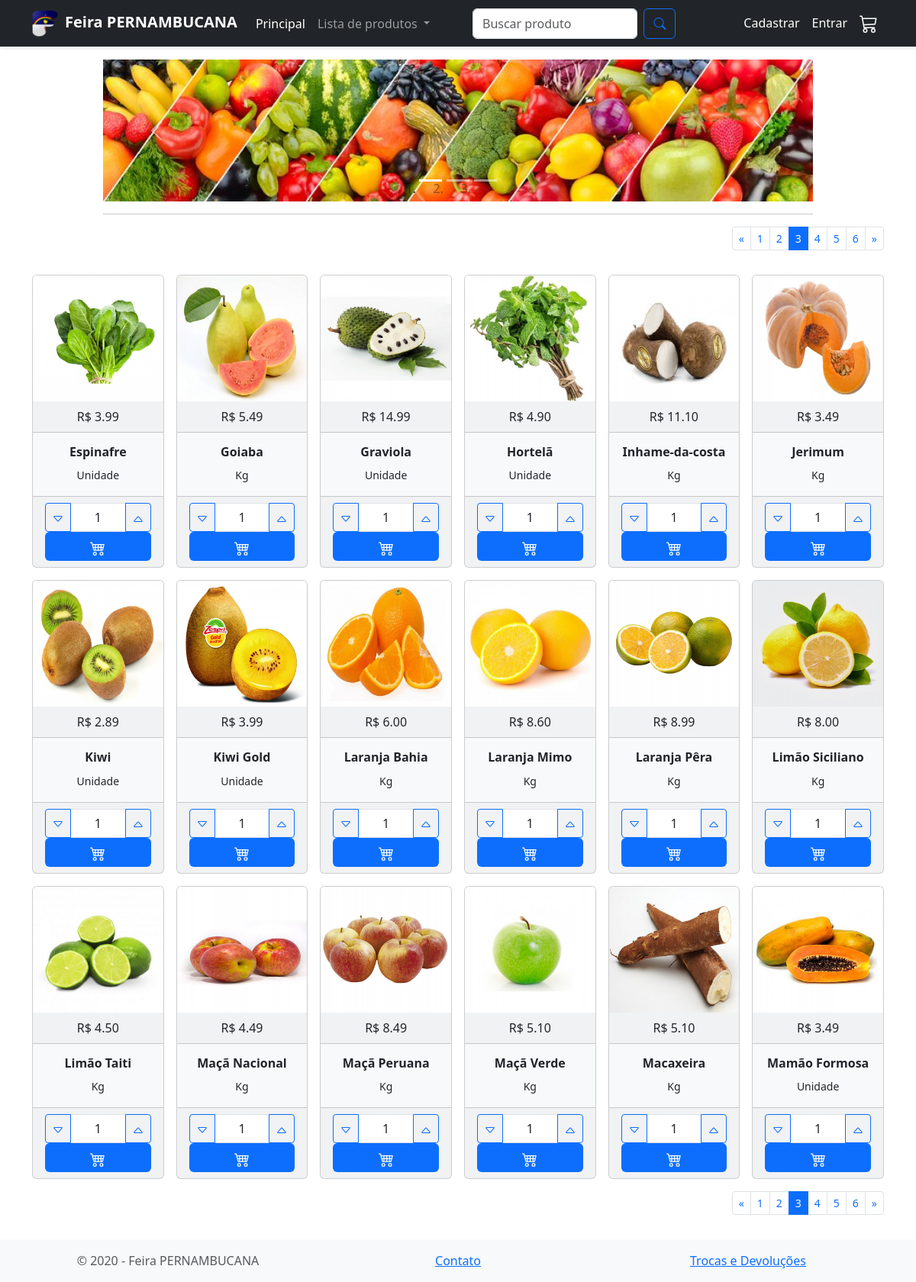
Screenshot of /index.php?pagina=2 with the database file from the repository.
### tables this page shows
CREATE TABLE `produto` (
  `produto_id` int(11) NOT NULL,
  `categoria` varchar(20) NOT NULL,
  `nome` varchar(200) NOT NULL,
  `detalhe` varchar(200) NOT NULL,
  `preco` decimal(10,2) NOT NULL,
  `foto` varchar(200) NOT NULL
);

### config/paginacao.php (called while the page is built, shortened)
<?php
$inicio_prod = intval($_GET['pagina']*18);
if (isset($_GET['categoria'])){
    $categoria = mysqli_real_escape_string($conexao,$_GET['categoria']);
    $query = "SELECT * FROM `produto` WHERE categoria = '$categoria' ORDER BY `produto`.`nome` ASC LIMIT $inicio_prod, 18";
    $total_produtos = $conexao->query("SELECT * FROM produto WHERE categoria = '$categoria'")->num_rows;
}else{
    if(isset($_GET['buscar'])){
        $buscar = mysqli_real_escape_string($conexao,$_GET['buscar']);
        $query = "SELECT * FROM `produto` WHERE `nome` LIKE '%$buscar%' ORDER BY `produto`.`nome` ASC  LIMIT $inicio_prod , 18";
        $total_produtos = $conexao->query("SELECT * FROM `produto` WHERE `nome` LIKE '%$buscar%' ORDER BY `produto`.`nome` ASC ")->num_rows;
        if ($total_produtos == 0){
            $total_produtos = 1;
        }
    }
    else{
        $query = "SELECT * FROM `produto` ORDER BY `produto`.`nome` ASC LIMIT $inicio_prod, 18";
        $total_produtos = $conexao->query("SELECT * FROM produto")->num_rows;
    }
}
$result = mysqli_query($conexao, $query);
$num_paginas = ceil($total_produtos/18);

### index.php (the view, shortened to what this page needs)
<?php
include_once('config/conexao.php');
include_once('config/paginacao.php');
?>
<!DOCTYPE html>
<html lang="ptbr">
<head>
  <link rel="stylesheet" href="node_modules/bootstrap/dist/css/bootstrap.css" />
  <link rel="stylesheet" type="text/css" href="//assets.locaweb.com.br/locastyle/2.0.6/stylesheets/locastyle.css">
  <link rel="stylesheet" href="https://cdn.jsdelivr.net/npm/bootstrap-icons@1.3.0/font/bootstrap-icons.css">
</head>
<body style="min-width: 372px ">
  <nav class="navbar navbar-expand navbar-dark bg-dark border-bottom shadow-sm mb-3 sticky-top">
    <div class="container">
      <a class="navbar-brand" href="index.php"><img src="img/pernambuco-alfabeto-f.png" alt="FeiraPERNAMBUCANA" width="35px" style="margin-right: 8px" /><strong>Feira PERNAMBUCANA </strong></a>
      <div class="navbar-collapse collapse">
        <ul class="navbar-nav flex-grow-1">
          <li class="nav-item">
            <a href="index.php" class="nav-link text-white">Principal</a>
          </li>
          <li class="nav-item dropdown">
            <a class="nav-link dropdown-toggle" href="#" id="navbarDarkDropdownMenuLink" role="button" data-bs-toggle="dropdown" aria-expanded="false">
              Lista de produtos
            </a>
          </li>
          <form action="" method="get" class="d-flex ms-lg-5 col-5">
            <input name="buscar" class="form-control me-2" type="search" placeholder="Buscar produto" aria-label="Search" />
            <button type="submit" class="btn btn-outline-primary "><i class="bi-search"></i>
            </button>
          </form>
        </ul>
        <div class="align-self-end">
          <ul class="navbar-nav">
            <?php if (isset($_SESSION['nome'])) { ?>
              <li class="nav-item dropdown">
                <a class="nav-link dropdown-toggle text-white" href="#" id="navbarDarkDropdownMenuLink" role="button" data-bs-toggle="dropdown" aria-expanded="false"><?php echo  strtok($_SESSION['nome'], " ") ?></a>
                <ul class="dropdown-menu dropdown-menu-dark" aria-labelledby="navbarDarkDropdownMenuLink">
                  <li><a class="dropdown-item" href="meusdados.php">Meus Dados</a></li>
                  <li><a class="dropdown-item" href="meuspedidos.php">Meus Pedidos</a></li>
                  <?php if ($_SESSION['permissao'] == 1) { ?>
                    <li><a class="dropdown-item" href="admin.php">Admin</a></li>
                  <?php } ?>
                  <li><a class="dropdown-item text-dark bg-danger" href="config/logout.php">Sair</a></li>
                </ul>
              </li><?php } else { ?>
              <li class="nav-item">
                <a href="cadastrar.php" class="nav-link text-white">Cadastrar</a>
              </li>
              <li class="nav-item">
                <a href="entrar.php" class="nav-link text-white">Entrar</a>
              </li><?php } ?>
            <li class="nav-item">
              <a href="carrinho.php" class="nav-link text-white">
                <svg class="bi" width="24" height="24" fill="currentColor">
                  <use xlink:href="bi.svg#cart3"></use>
                </svg>
              </a>
            </li>
          </ul>
        </div>
      </div>
    </div>
  </nav>
  <header class="container">
    <div class="col-10 offset-1">
      <div id="carouselMain" class="carousel carousel-light slide" data-bs-ride="carousel">
        <ol class="carousel-indicators">
          <li data-bs-target="#carouselMain" data-bs-slide-to="0" class="active"></li>
          <li data-bs-target="#carouselMain" data-bs-slide-to="1"></li>
          <li data-bs-target="#carouselMain" data-bs-slide-to="2"></li>
        </ol>
        <div class="carousel-inner">
          <div class="carousel-item active">
            <img src="img/banner01.jpg" alt="banner1" class="img-fluid w-100" />
          </div>
        </div>
        <a href="#carouselMain" role="button" data-bs-slide="prev" class="carousel-control-prev">
          <span class="carousel-control-prev-icon" aria-hidden="true"></span>
        </a>
        <a href="#carouselMain" role="button" data-bs-slide="next" class="carousel-control-next">
          <span class="carousel-control-next-icon" aria-hidden="true"></span>
        </a>
      </div>
      <hr class="mt-3" />
    </div>
  </header>
  <main class="mb-5 pb-3">
    <div class="container">
      <div class="row">
        <div class="col-12">
          <div class="d-flex flex-row-reverse justify-content-center justify-content-md-start">
            <nav class="d-inline-block">
              <ul class="pagination pagination-sm my-0">
                <li class="page-item">
                  <a class="page-link" href="index.php?<?php if (isset($_GET['buscar'])) {
                                                          echo "buscar=";
                                                          echo $_GET['buscar'];
                                                          echo "&";
                                                        } else {
                                                          if (isset($_GET['categoria'])) {
                                                            echo "categoria=";
                                                            echo $_GET['categoria'];
                                                            echo "&";
                                                          }
                                                        } ?>pagina=0" aria-label="Previous">
                    <span aria-hidden="true">&laquo;</span>
                  </a>
                </li>
                <?php for ($pagina = 0; $pagina < $num_paginas; $pagina++) { ?>
                  <?php if ($pagina == intval($_GET['pagina'])) { ?>
                    <li class="page-item active" aria-current="page">
                      <span class="page-link"><?php echo $pagina + 1 ?></span>
                    </li>
                  <?php } else { ?>
                    <li class="page-item">
                      <a href="index.php?<?php if (isset($_GET['buscar'])) {
                                            echo "buscar=";
                                            echo $_GET['buscar'];
                                            echo "&";
                                          } else {
                                            if (isset($_GET['categoria'])) {
                                              echo "categoria=";
                                              echo $_GET['categoria'];
                                              echo "&";
                                            }
                                          } ?>pagina=<?php echo $pagina; ?>" class="page-link"><?php echo $pagina + 1 ?></a>
                    </li>
                <?php }
                } ?>
                <li class="page-item">
                  <a class="page-link" href="index.php?<?php if (isset($_GET['buscar'])) {
                                                          echo "buscar=";
                                                          echo $_GET['buscar'];
                                                          echo "&";
                                                        } else {
                                                          if (isset($_GET['categoria'])) {
                                                            echo "categoria=";
                                                            echo $_GET['categoria'];
                                                            echo "&";
                                                          }
                                                        } ?>pagina=<?php echo $num_paginas - 1 ?>" aria-label="Next">
                    <span aria-hidden="true">&raquo;</span>
                  </a>
                </li>
              </ul>
            </nav>
          </div>
        </div>
      </div>
      <div class="row g-3 mt-3 mb-3">
        <?php while ($dados = $result->fetch_assoc()) { ?>
          <div class="col-xl-2 col-lg-3 col-md-4 col-sm-6 d-flex align-items-stretch">
            <div class="card text-center bg-light">
              <img src="img/produtos/<?php echo $dados['foto'] ?>" class="card-img-top" />
              <div class="card-header">R$ <?php echo $dados['preco'] ?></div>
              <div class="card-body">
                <h6 class="card-title"><b><?php echo $dados['nome'] ?></b></h6>
                <p class="max-3l card-text description">
                  <small><?php echo $dados['detalhe'] ?></small>
                </p>
              </div>
              <div class="card-footer">
                <form action="carrinho.php?acao=add&id=<?php echo $dados['produto_id'] ?>" method="post">
                  <div class="input-group customSpinner">
                    <button type="button" class="btn btn-outline-primary btn-sm spinnerbutton spinnerMinus spinner-roundbutton">
                      <svg class="bi" width="16" height="16" fill="currentColor">
                        <use xlink:href="bi.svg#caret-down"></use>
                      </svg>
                    </button>
                    <input name="qnt" type="text" readonly value="1" class="text-center w-50 form-control spinnerVal spinner-roundVal" >
                    <button type="button" class="btn btn-outline-primary btn-sm spinnerbutton spinnerPlus spinner-roundbutton">
                      <svg class="bi" width="16" height="16" fill="currentColor">
                        <use xlink:href="bi.svg#caret-up"></use>
                      </svg>
                    </button>
                  </div>
                    <button type="submit" class="btn text-white bg-primary btn-md w-100">
                      <svg class="bi" width="20" height="20" fill="currentColor">
                        <use xlink:href="bi.svg#cart4"></use>
                      </svg>
                    </button>
                </form>
              </div>
            </div>
          </div>
        <?php } ?>
      </div>
      <div class="row pb-4">
        <div class="col-12">
          <div class="d-flex flex-row-reverse justify-content-center justify-content-md-start">
            <nav class="d-inline-block">
              <ul class="pagination pagination-sm my-0">
                <li class="page-item">
                  <a class="page-link" href="index.php?<?php if (isset($_GET['buscar'])) {
                                                          echo "buscar=";
                                                          echo $_GET['buscar'];
                                                          echo "&";
                                                        } else {
                                                          if (isset($_GET['categoria'])) {
                                                            echo "categoria=";
                                                            echo $_GET['categoria'];
                                                            echo "&";
                                                          }
                                                        } ?>pagina=0" aria-label="Previous">
                    <span aria-hidden="true">&laquo;</span>
                  </a>
                </li>
                <?php for ($pagina = 0; $pagina < $num_paginas; $pagina++) { ?>
                  <?php if ($pagina == intval($_GET['pagina'])) { ?>
                    <li class="page-item active" aria-current="page">
                      <span class="page-link"><?php echo $pagina + 1 ?></span>
                    </li>
                  <?php } else { ?>
                    <li class="page-item">
                      <a href="index.php?<?php if (isset($_GET['buscar'])) {
                                            echo "buscar=";
                                            echo $_GET['buscar'];
                                            echo "&";
                                          } else {
                                            if (isset($_GET['categoria'])) {
                                              echo "categoria=";
                                              echo $_GET['categoria'];
                                              echo "&";
                                            }
                                          } ?>pagina=<?php echo $pagina; ?>" class="page-link"><?php echo $pagina + 1 ?></a>
                    </li>
                <?php }
                } ?>
                <li class="page-item">
                  <a class="page-link" href="index.php?<?php if (isset($_GET['buscar'])) {
                                                          echo "buscar=";
                                                          echo $_GET['buscar'];
                                                          echo "&";
                                                        } else {
                                                          if (isset($_GET['categoria'])) {
                                                            echo "categoria=";
                                                            echo $_GET['categoria'];
                                                            echo "&";
                                                          }
                                                        } ?>pagina=<?php echo $num_paginas - 1 ?>" aria-label="Next">
                    <span aria-hidden="true">&raquo;</span>
                  </a>
                </li>
              </ul>
            </nav>
          </div>
        </div>
      </div>
    </div>
  </main>
  <footer class="boder-top fixed-bottom text-muted bg-light">
    <div class="container">
      <div class="row py-3">
        <div class="col-12 col-md-4 text-center text-md-left">
          &copy; 2020 - Feira PERNAMBUCANA
        </div>
        <div class="col-12 col-md-4 text-center text-md-left">
          <a href="contato.php">Contato</a>
        </div>
        <div class="col-12 col-md-4 text-center text-md-left">
          <a href="troca.php">Trocas e Devoluções</a>
        </div>
      </div>
    </div>
  </footer>
</body>
</html>

### index.php (style rules this page uses)
html { overflow-y: scroll; }
:root { overflow-y: auto; overflow-x: hidden; }
:root body { position: absolute; }
body { width: 100vw; }
p.max-3l { display: -webkit-box; -webkit-line-clamp: 3; -webkit-box-orient: vertical; overflow: hidden; text-overflow: ellipsis; }

### rows the page displays
produto: foto (picture), preco "3.99", nome "Espinafre", detalhe "Unidade"
produto: foto (picture), preco "5.49", nome "Goiaba", detalhe "Kg"
produto: foto (picture), preco "14.99", nome "Graviola", detalhe "Unidade"
produto: foto (picture), preco "4.90", nome "Hortelã", detalhe "Unidade"
produto: foto (picture), preco "11.10", nome "Inhame-da-costa", detalhe "Kg"
produto: foto (picture), preco "3.49", nome "Jerimum", detalhe "Kg"
produto: foto (picture), preco "2.89", nome "Kiwi", detalhe "Unidade"
produto: foto (picture), preco "3.99", nome "Kiwi Gold", detalhe "Unidade"
produto: foto (picture), preco "6.00", nome "Laranja Bahia", detalhe "Kg"
produto: foto (picture), preco "8.60", nome "Laranja Mimo", detalhe "Kg"
produto: foto (picture), preco "8.99", nome "Laranja Pêra", detalhe "Kg"
produto: foto (picture), preco "8.00", nome "Limão Siciliano", detalhe "Kg"
produto: foto (picture), preco "4.50", nome "Limão Taiti", detalhe "Kg"
produto: foto (picture), preco "4.49", nome "Maçã Nacional", detalhe "Kg"
produto: foto (picture), preco "8.49", nome "Maçã Peruana", detalhe "Kg"
produto: foto (picture), preco "5.10", nome "Maçã Verde", detalhe "Kg"
produto: foto (picture), preco "5.10", nome "Macaxeira", detalhe "Kg"
produto: foto (picture), preco "3.49", nome "Mamão Formosa", detalhe "Unidade"
